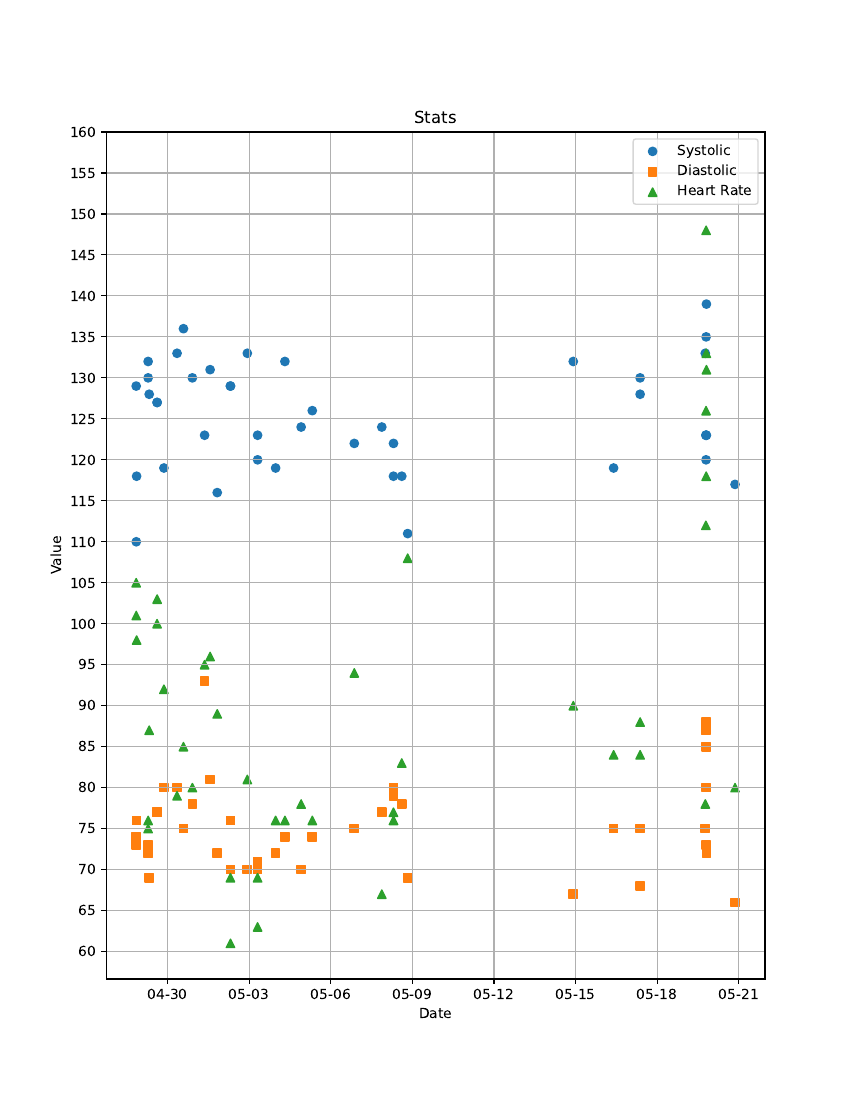

The script that saved this image:
import datetime
import json
import re
import pandas


import matplotlib.pyplot as plt
import matplotlib.dates as mdates
from matplotlib.backends.backend_pdf import PdfPages

STATS_RE = re.compile(r'(\d{2,3})\s+(\d{2,3})\s+(\d{2,3})')


def get_stats(text):
    if match := STATS_RE.search(text):
        return {
            'sys': int(match.group(1)),
            'dia': int(match.group(2)),
            'rate': int(match.group(3))
        }
    return None


def load_data():
    with open('result.json') as file:
        messages = json.load(file)['messages']
    data = []
    for message in messages:
        if stats := get_stats(message['text']):
            item = {'date': datetime.datetime.fromisoformat(message['date'])}
            item.update(stats)
            data.append(item)
    return pandas.DataFrame.from_dict(data).sort_values(by='date').reset_index(drop=True)


def create_plot(data):
    with PdfPages('heart_stats.pdf') as pdf:
        fig1 = plt.figure(figsize=(8.5, 11))
        ax1 = fig1.add_subplot(111)
        ax1.scatter(data['date'], data['sys'], label='Systolic', marker='o')
        ax1.scatter(data['date'], data['dia'], label='Diastolic', marker='s')
        ax1.scatter(data['date'], data['rate'], label='Heart Rate', marker='^')
        ax1.set_xlabel('Date')
        ax1.set_ylabel('Value')
        ax1.set_title('Stats')
        ax1.grid(True)
        ax1.legend()
        ax1.xaxis.set_major_locator(mdates.DayLocator(interval=3))
        ax1.xaxis.set_major_formatter(mdates.DateFormatter('%m-%d'))
        ax1.set_yticks(range(60, 161, 5))
        pdf.savefig(fig1)
        plt.close(fig1)

        fig2, ax2 = plt.subplots(figsize=(8.5, 11))
        ax2.axis('off')
        table_data = data[['date', 'sys', 'dia', 'rate']].values
        col_labels = ['Date', 'Systolic', 'Diastolic', 'Heart Rate']
        table = ax2.table(
            cellText=table_data,
            colLabels=col_labels,
            loc='center',
            cellLoc='center'
        )
        table.auto_set_font_size(False)
        table.set_fontsize(10)
        table.scale(1, 1.3)

        pdf.savefig(fig2)
        plt.close(fig2)

def main():
    data = load_data()
    create_plot(data)


if __name__ == "__main__":
    main()
